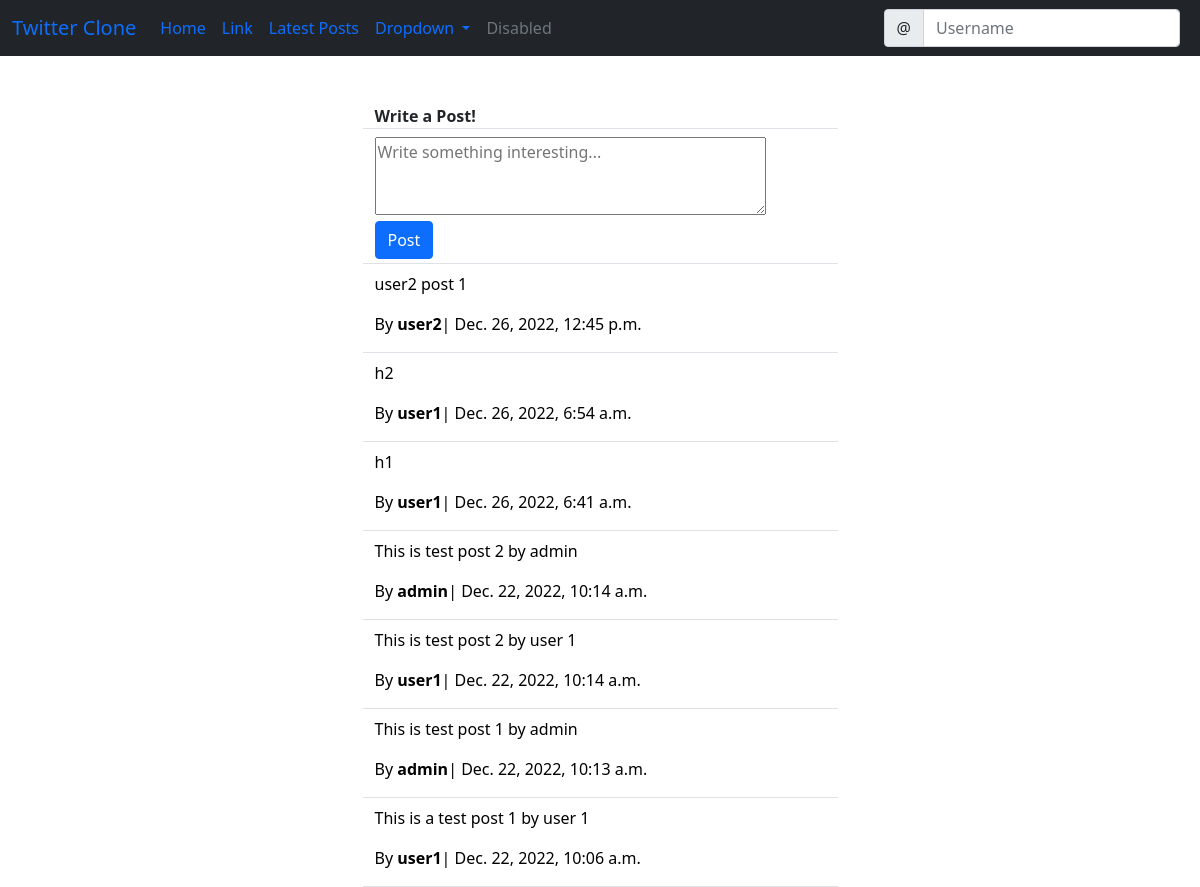
The page /latest-posts/ on the database as committed earlier.
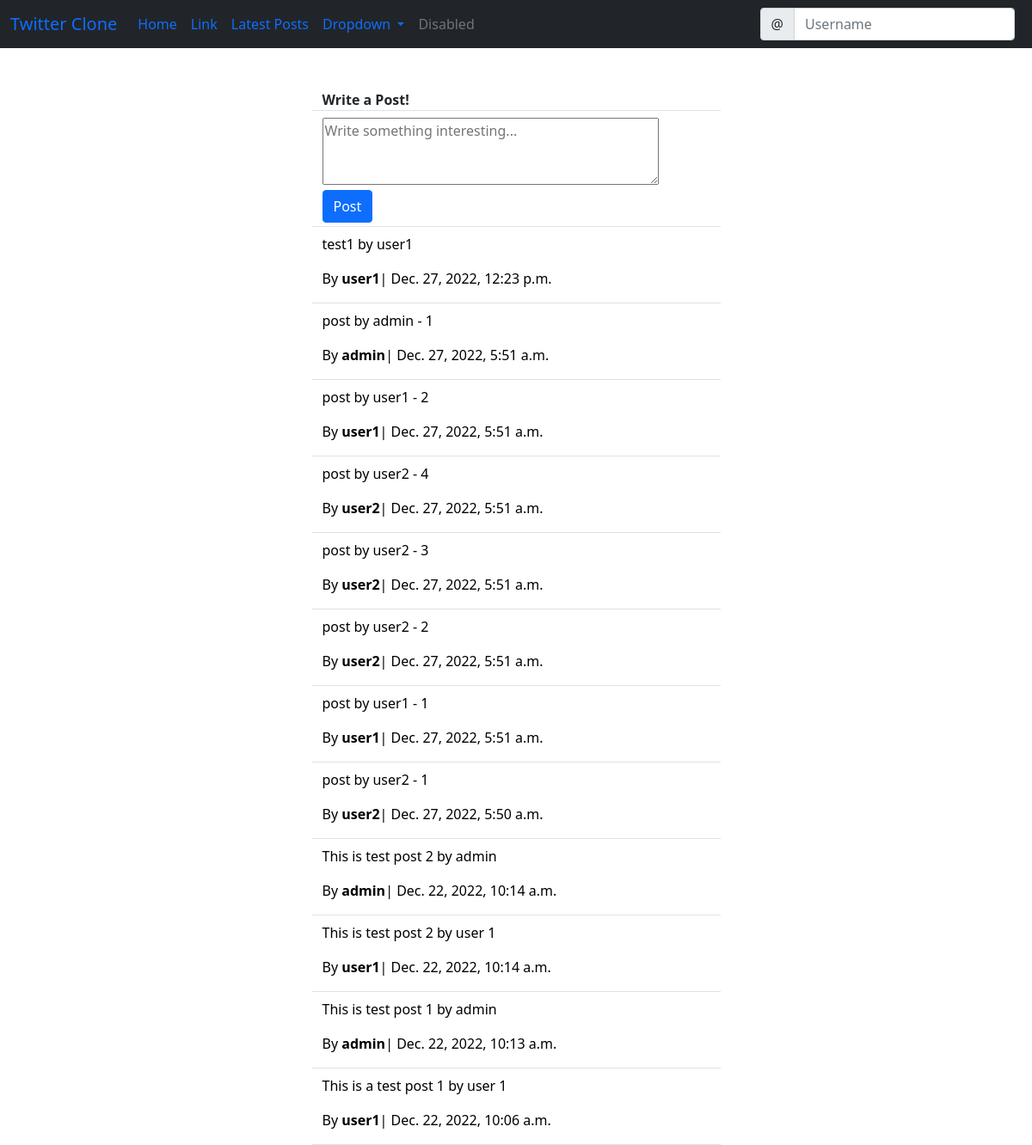
The same page on the database as committed later.
### social/models.py (models this page shows)
class Post(models.Model):
    body = models.TextField()
    created_on = models.DateTimeField(default=timezone.now)
    author = models.ForeignKey(User, on_delete=models.CASCADE)

### social/views.py (the view, shortened to what this page needs)
# urls.py: path('latest-posts/', PostListView.as_view(), name='latest-post-list'),
class PostListView(View):
    def get(self, request, *args, **kwargs):
        posts = Post.objects.all().order_by('-created_on') # all posts - ordered by latest date
        form = PostForm()
        context = {
            'post_list': posts,
            'form': form
        }
        return render(request, 'social/post_list.html', context)

### social/forms.py
class PostForm(forms.ModelForm):
    body = forms.CharField(
        label='',
        widget=forms.Textarea(attrs={
            'rows': '3',
            'placeholder': 'Write something interesting...'
        })
    )
    class Meta:
        model = Post
        fields = ['body']

### templates/social/post_list.html (shortened to what this page needs)
{% extends 'base.html' %}
{% load crispy_forms_tags %}
{% block content %}
<div class="container">
    <div class="row justify-content-center mt-3">
        <div class="col-md-5 col-sm-12 border-bottom">
           <strong>Write a Post!</strong>
        </div>
    </div>
    <div class="row justify-content-center mt-2">
        <div class="col-md-5 col-sm-12 border-bottom">
            <form action="" method="POST">
                {{ form.body }}
                <div class="">
                    <button class="btn btn-primary mb-1">Post</button>
                </div>
            </form>
        </div>
    </div>
    {% for post in post_list %}
    <div class="row justify-content-center mt-2">
        <div class="col-md-5 col-sm-12 border-bottom">
            <a href="{% url 'post-detail' post.id %}" style="color: black; text-decoration: none;">
            <p>{{ post.body }}</p>
            <p class="mt-3">By <strong>{{ post.author }}</strong>| {{ post.created_on }}
            </p>
        </a>
        </div>
    </div>
    {% endfor %}
</div>
{% endblock content %}

### templates/base.html (shortened to what this page needs)
<!DOCTYPE html>
<html>
  <head>
     <link rel="stylesheet" href="https://use.fontawesome.com/releases/v5.8.2/css/all.css">
     <link href="https://cdn.jsdelivr.net/npm/bootstrap@5.0.0-beta1/dist/css/bootstrap.min.css" rel="stylesheet">
  </head>
  <body>
    {% include 'landing/navbar.html' %}
    <div class="mt-5">
    {% block content %}
    {% endblock content %}
  </div>
  </body>
</html>

### templates/landing/navbar.html (shortened to what this page needs)
<nav class="navbar navbar-expand-lg bg-dark">
    <div class="container-fluid">
      <a class="navbar-brand" href="#">Twitter Clone</a>
      <div class="collapse navbar-collapse" id="navbarSupportedContent">
        <ul class="navbar-nav me-auto mb-2 mb-lg-0">
          <li class="nav-item">
            <a class="nav-link active" aria-current="page"
            {% if request.user.is_authenticated %}
              href="{% url 'latest-post-list' %}"
            {% else %}
              href="{% url 'index' %}"
            {% endif %}
            >Home</a>
          </li>
          <li class="nav-item">
            <a class="nav-link" href="#">Link</a>
          </li>
          <li class="nav-item">
            <a class="nav-link" href="{% url 'latest-post-list' %}">Latest Posts</a>
          </li>
          <li class="nav-item dropdown">
            <a class="nav-link dropdown-toggle" href="#" role="button" data-bs-toggle="dropdown" aria-expanded="false">
              Dropdown
            </a>
          </li>
          <li class="nav-item">
            <a class="nav-link disabled">Disabled</a>
          </li>
        </ul>
        <form class="d-flex" role="search">
            <div class="input-group mx-2">
              <span class="input-group-text " id="basic-addon1">@</span>
              <input type="text" class="form-control" placeholder="Username" aria-label="Username" aria-describedby="basic-addon1">
            </div>
        </form>
      </div>
    </div>
  </nav>

Rows that differ between the two databases and show on the page:
removed Post: body "user2 post 1", author "user2", created_on "Dec. 26, 2022, 12:45 p.m."
removed Post: body "h2", author "user1", created_on "Dec. 26, 2022, 6:54 a.m."
removed Post: body "h1", author "user1", created_on "Dec. 26, 2022, 6:41 a.m."
added Post: body "test1 by user1", author "user1", created_on "Dec. 27, 2022, 12:23 p.m."
added Post: body "post by admin - 1", author "admin", created_on "Dec. 27, 2022, 5:51 a.m."
added Post: body "post by user1 - 2", author "user1", created_on "Dec. 27, 2022, 5:51 a.m."
added Post: body "post by user2 - 4", author "user2", created_on "Dec. 27, 2022, 5:51 a.m."
added Post: body "post by user2 - 3", author "user2", created_on "Dec. 27, 2022, 5:51 a.m."
added Post: body "post by user2 - 2", author "user2", created_on "Dec. 27, 2022, 5:51 a.m."
added Post: body "post by user1 - 1", author "user1", created_on "Dec. 27, 2022, 5:51 a.m."
added Post: body "post by user2 - 1", author "user2", created_on "Dec. 27, 2022, 5:50 a.m."
